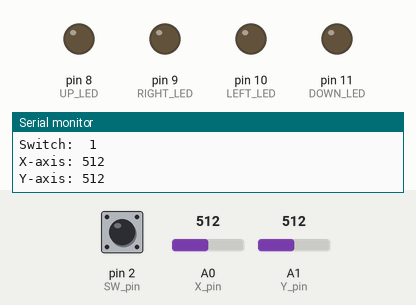
This sketch was run on a simulated Arduino Uno, built with avr-gcc and run on an emulated ATmega328P. Parts: output pins drawn as LEDs (lit = HIGH), the last lines printed to the serial monitor. The inputs (shaded band) are chosen by the test bench; at power-on: A0 (X_pin) = 512, A1 (Y_pin) = 512, pin 2 (SW_pin) HIGH.

Above: at 1.3 s.
1.4 s: A0 (X_pin) set to 0
At 2.7 s:
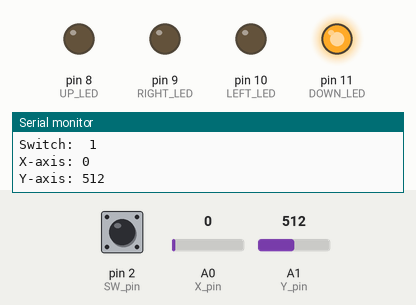
3.0 s: A0 (X_pin) set to 1023
At 4.1 s:
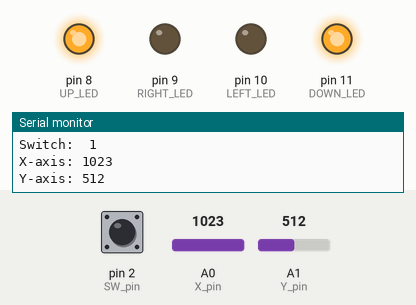
4.5 s: A0 (X_pin) set to 1015
At 5.4 s:
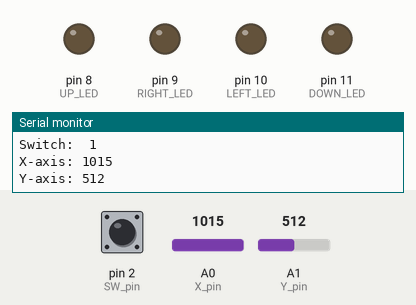
6.0 s: A1 (Y_pin) set to 0
At 6.7 s:
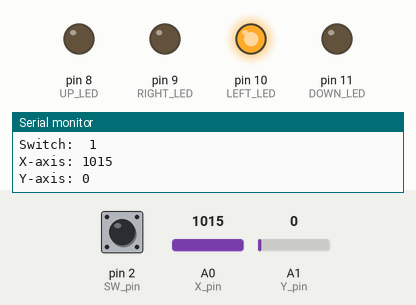
7.5 s: A1 (Y_pin) set to 1023
At 7.9 s:
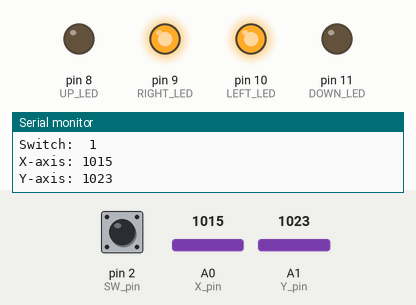
9.0 s: A1 (Y_pin) set to 1004
At 10.4 s:
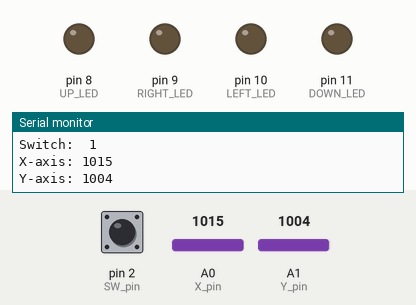
Timing chart, 0 to 11.5 s (numbered marks = the images above; inputs shaded):
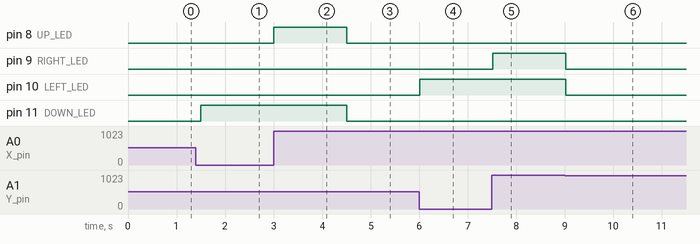

Measured:
- the behaviour switches between 1023 and 1022 on A0 (X_pin) (found by bisection; images 2 and 3)
- the behaviour switches between 1023 and 1022 on A1 (Y_pin) (found by bisection; images 5 and 6)
- after the input at 1.4 s, pin 11 (DOWN_LED): LOW → HIGH after 0.10 s
- after the input at 3.0 s, pin 8 (UP_LED): LOW → HIGH at once
- after the input at 4.5 s, pin 8 (UP_LED), pin 11 (DOWN_LED): HIGH → LOW at once
- after the input at 6.0 s, pin 10 (LEFT_LED): LOW → HIGH at once
- after the input at 7.5 s, pin 9 (RIGHT_LED): LOW → HIGH at once
- after the input at 9.0 s, pin 9 (RIGHT_LED), pin 10 (LEFT_LED): HIGH → LOW at once

The sketch:

JoyStick-Controlled-LED.ino
```cpp
const int SW_pin = 2;
const int X_pin = A0;
const int Y_pin = A1;

#define UP_LED 8
#define RIGHT_LED 9
#define LEFT_LED 10
#define DOWN_LED 11

void setup() {
  pinMode(SW_pin, INPUT);
  digitalWrite(SW_pin, HIGH);
  Serial.begin(9600);

  pinMode(UP_LED , OUTPUT);
  pinMode(RIGHT_LED , OUTPUT);

  pinMode(LEFT_LED , OUTPUT);
  pinMode(DOWN_LED , OUTPUT);

}

void loop() {
  Serial.print("Switch:  ");
  Serial.print(digitalRead(SW_pin));
  Serial.print("\n");
  Serial.print("X-axis: ");
  Serial.print(analogRead(X_pin));
  Serial.print("\n");
  Serial.print("Y-axis: ");
  Serial.println(analogRead(Y_pin));
  Serial.print("\n\n");
  delay(500);
  if(analogRead(X_pin) == 1023){
    digitalWrite(UP_LED , HIGH);
    }
    else if(analogRead(X_pin) == 0){
    digitalWrite(DOWN_LED , HIGH);
    }
    else if(analogRead(Y_pin) == 1023){
    digitalWrite(RIGHT_LED , HIGH);
    }
    else if(analogRead(Y_pin) == 0){
    digitalWrite(LEFT_LED , HIGH);
    }
    else if(digitalRead(SW_pin) == 0){
    digitalWrite(UP_LED , HIGH);
    digitalWrite(LEFT_LED , HIGH);
    digitalWrite(RIGHT_LED , HIGH);
    digitalWrite(DOWN_LED , HIGH);
    }
  else{
  digitalWrite(UP_LED , LOW);
  digitalWrite(LEFT_LED , LOW);
  digitalWrite(RIGHT_LED , LOW);
  digitalWrite(DOWN_LED , LOW);
  }
    }
```
